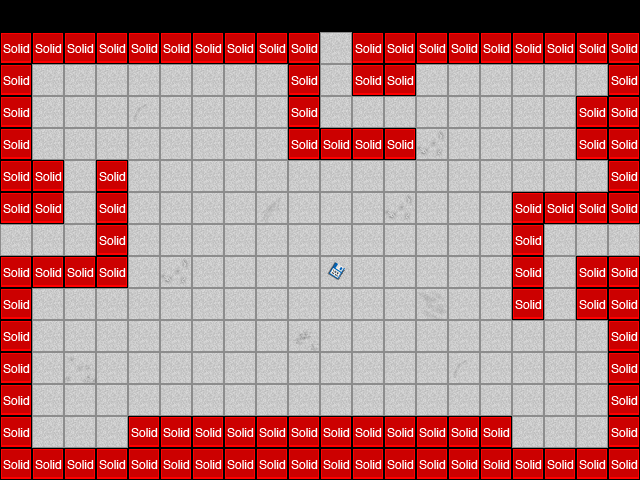

Rendered tile map (Tiled .tmx) drawn with the repository's tilesets; below, a short description and the map source with its tile grids summarised:
An orthogonal 20x15 tile map with 32x32 px tiles, 2 tile layers (Tile Layer 1, collision), 2 tilesets and 4 objects (mainPlayer, doorRight, doorUp, doorLeft).

<map version="1.0" orientation="orthogonal" width="20" height="15" tilewidth="32" tileheight="32">
 <tileset firstgid="1" name="metatiles32x32" tilewidth="32" tileheight="32">
  <image source="../img/map/metatiles32x32.png" width="288" height="32" />
  <tile id="0">
   <properties>
    <property name="type" value="solid" />
   </properties>
  </tile>
  <tile id="5">
   <properties>
    <property name="type" value="doorRight" />
   </properties>
  </tile>
  <tile id="6">
   <properties>
    <property name="type" value="doorUp" />
   </properties>
  </tile>
  <tile id="7">
   <properties>
    <property name="type" value="doorDown" />
   </properties>
  </tile>
  <tile id="8">
   <properties>
    <property name="type" value="doorLeft" />
   </properties>
  </tile>
 </tileset>
 <tileset firstgid="10" name="Terrain" tilewidth="32" tileheight="32">
  <image source="../img/map/Terrain.png" width="256" height="256" />
 </tileset>
 <layer name="Tile Layer 1" width="20" height="15">
  <data>[300 cells, 280 non-empty, 25 distinct tile ids]</data>
 </layer>
 <layer name="collision" width="20" height="15">
  <data>[300 cells, 99 non-empty, 1 distinct tile ids]</data>
 </layer>
 <objectgroup name="Object Layer 1" width="20" height="15">
  <object name="mainPlayer" x="64" y="192" width="32" height="32">
   <properties>
    <property name="image" value="Main_char" />
    <property name="spritewidth" value="64" />
   </properties>
  </object>
 </objectgroup>
 <objectgroup name="doors" width="20" height="15">
  <object name="doorRight" x="610" y="226" width="28" height="28" />
  <object name="doorUp" x="320" y="34" width="29" height="28">
   <properties>
    <property name="type" value="door" />
   </properties>
  </object>
  <object name="doorLeft" x="0" y="226" width="29" height="27">
   <properties>
    <property name="type" value="door" />
   </properties>
  </object>
 </objectgroup>
</map>
